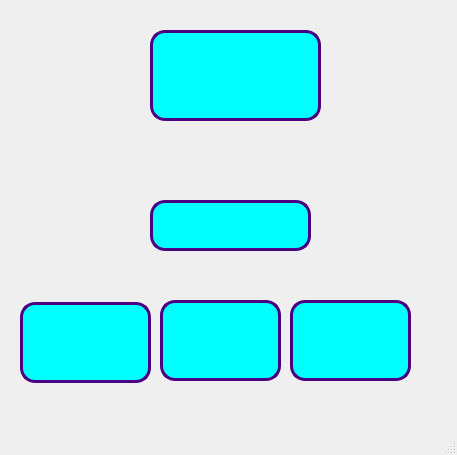
<?xml version="1.0" encoding="UTF-8"?>
<ui version="4.0">
 <class>MainWindow</class>
 <widget class="QMainWindow" name="MainWindow">
  <property name="geometry">
   <rect>
    <x>0</x>
    <y>0</y>
    <width>457</width>
    <height>455</height>
   </rect>
  </property>
  <property name="windowTitle">
   <string>MainWindow</string>
  </property>
  <widget class="QWidget" name="centralwidget">
   <widget class="QPushButton" name="pushButton_3">
    <property name="geometry">
     <rect>
      <x>290</x>
      <y>300</y>
      <width>121</width>
      <height>81</height>
     </rect>
    </property>
    <property name="styleSheet">
     <string notr="true">QPushButton {
background-color: aqua;
color:steelblue;
font-size: 20px;
border: 3px solid indigo;
border-radius: 15px;
}
QPushButton:hover{
background-color: blue;
}</string>
    </property>
    <property name="text">
     <string/>
    </property>
   </widget>
   <widget class="QPushButton" name="pushButton_5">
    <property name="geometry">
     <rect>
      <x>20</x>
      <y>302</y>
      <width>131</width>
      <height>81</height>
     </rect>
    </property>
    <property name="styleSheet">
     <string notr="true">QPushButton {
background-color: aqua;
color:steelblue;
font-size: 20px;
border: 3px solid indigo;
border-radius: 15px;
}
QPushButton:hover{
background-color: blue;
}</string>
    </property>
    <property name="text">
     <string/>
    </property>
   </widget>
   <widget class="QPushButton" name="pushButton_7">
    <property name="geometry">
     <rect>
      <x>160</x>
      <y>300</y>
      <width>121</width>
      <height>81</height>
     </rect>
    </property>
    <property name="styleSheet">
     <string notr="true">QPushButton {
background-color: aqua;
color:steelblue;
font-size: 20px;
border: 3px solid indigo;
border-radius: 15px;
}
QPushButton:hover{
background-color: blue;
}</string>
    </property>
    <property name="text">
     <string/>
    </property>
   </widget>
   <widget class="QLabel" name="label">
    <property name="geometry">
     <rect>
      <x>150</x>
      <y>200</y>
      <width>161</width>
      <height>51</height>
     </rect>
    </property>
    <property name="styleSheet">
     <string notr="true">QLabel {
background-color: aqua;
color:steelblue;
font-size: 20px;
border: 3px solid indigo;
border-radius: 15px;
}
</string>
    </property>
    <property name="text">
     <string/>
    </property>
   </widget>
   <widget class="QLabel" name="label_2">
    <property name="geometry">
     <rect>
      <x>150</x>
      <y>30</y>
      <width>171</width>
      <height>91</height>
     </rect>
    </property>
    <property name="styleSheet">
     <string notr="true">QLabel {
background-color: aqua;
color:steelblue;
font-size: 20px;
border: 3px solid indigo;
border-radius: 15px;
}
</string>
    </property>
    <property name="text">
     <string/>
    </property>
   </widget>
  </widget>
  <widget class="QMenuBar" name="menubar">
   <property name="geometry">
    <rect>
     <x>0</x>
     <y>0</y>
     <width>457</width>
     <height>21</height>
    </rect>
   </property>
  </widget>
  <widget class="QStatusBar" name="statusbar"/>
 </widget>
 <resources/>
 <connections/>
</ui>
